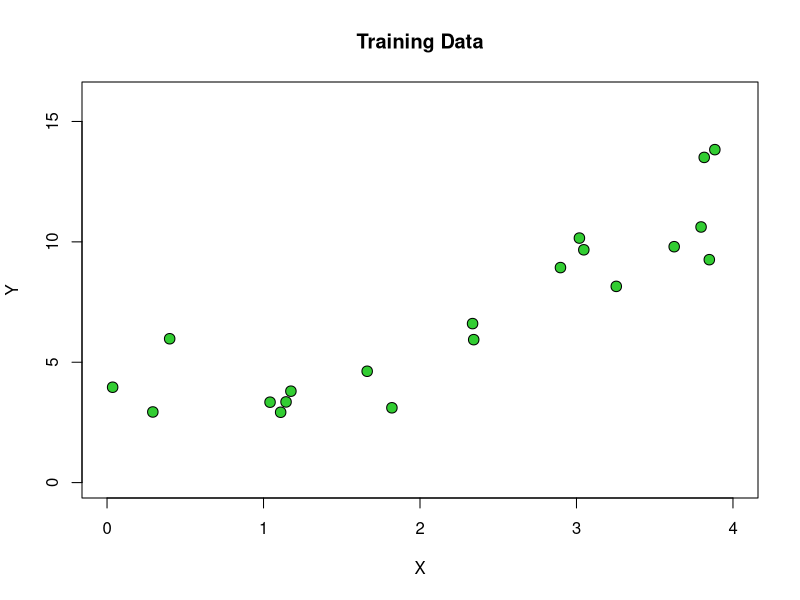
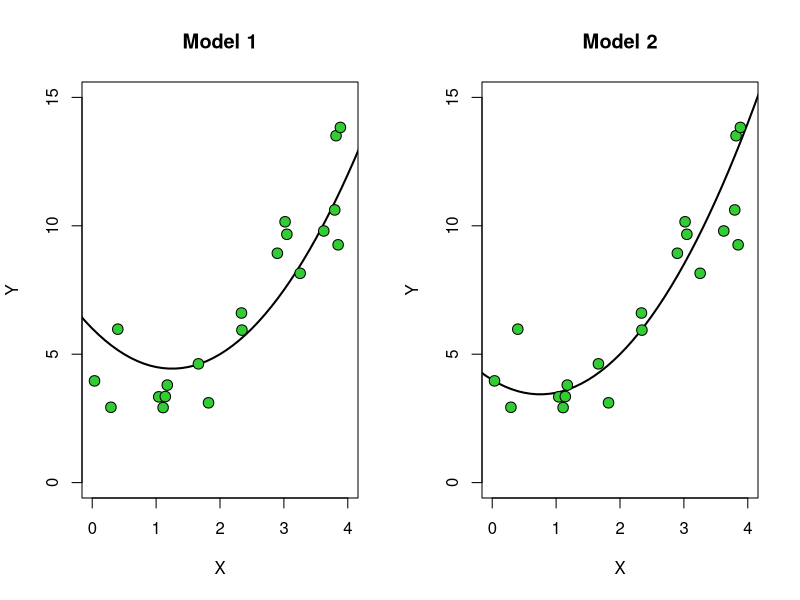
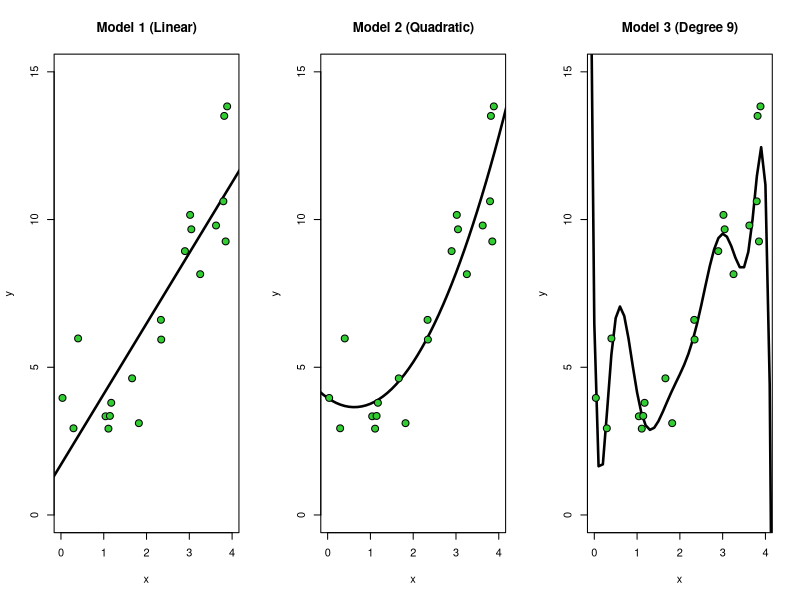
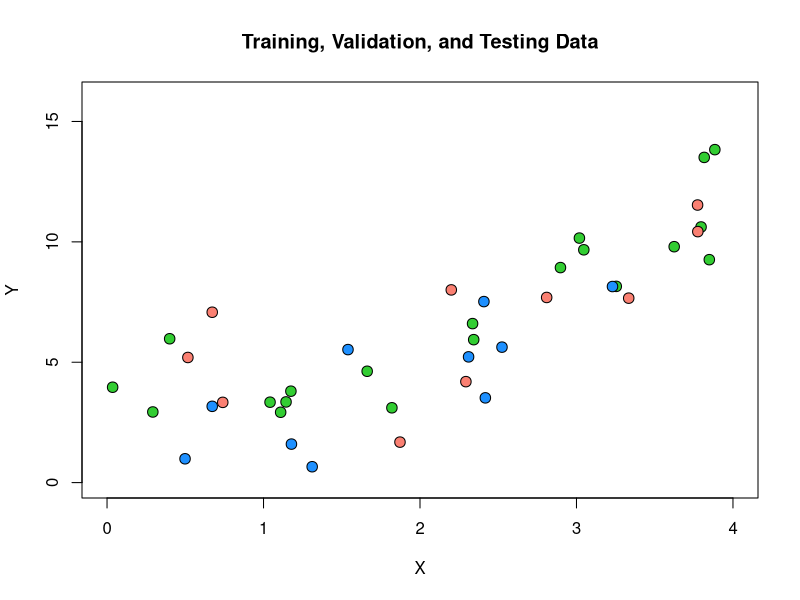
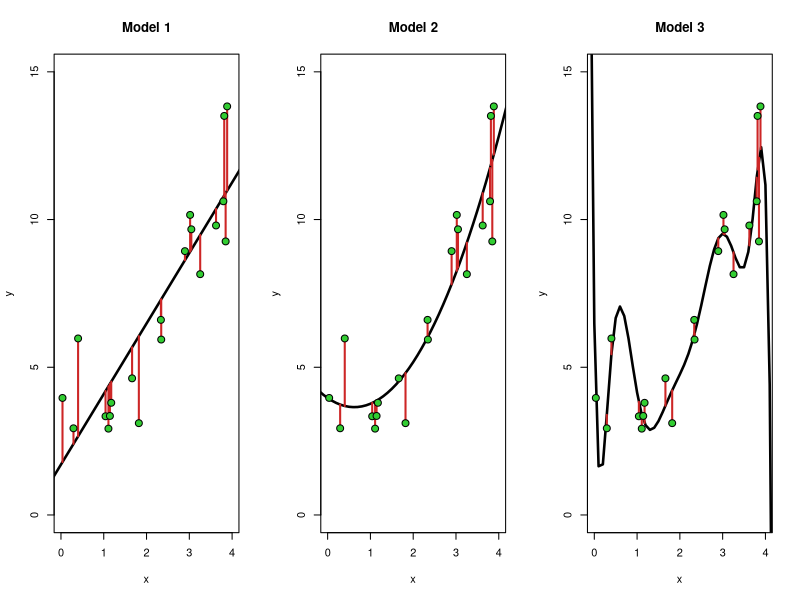
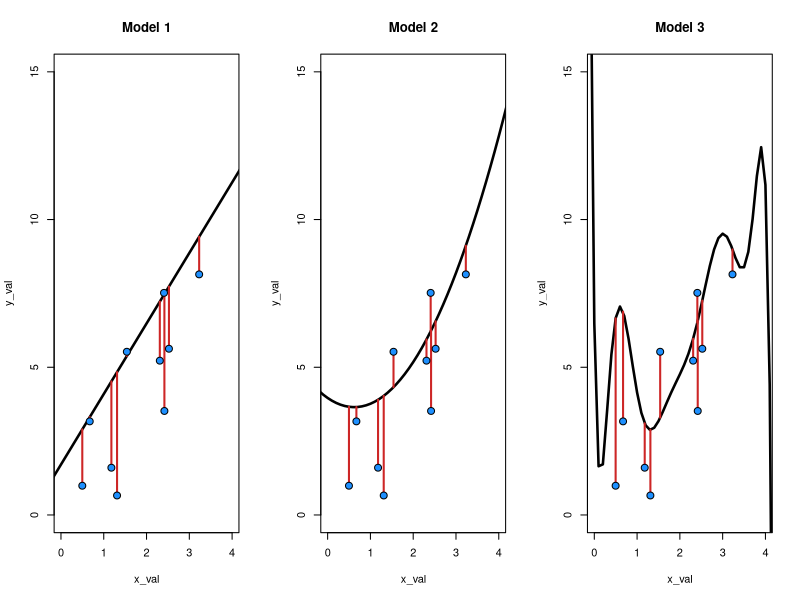
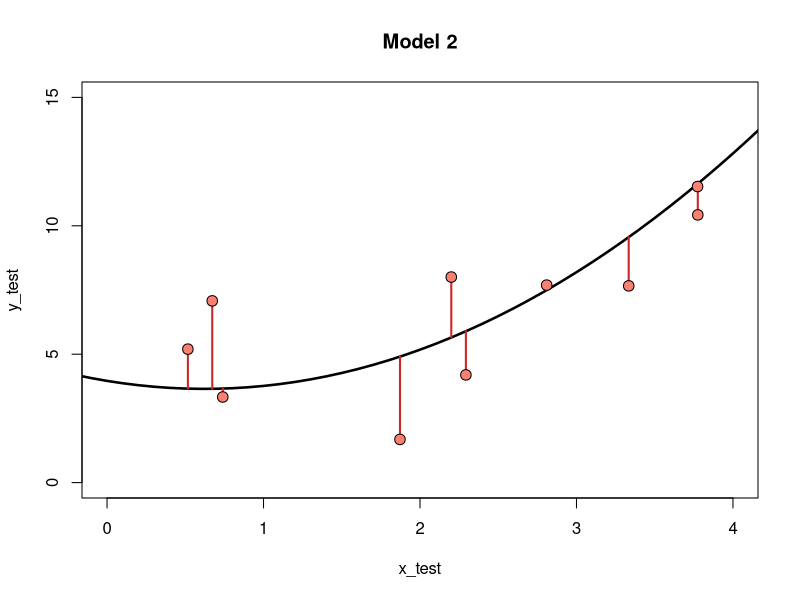

R code for these plots, in order:
## ---- chunk 1
set.seed(4)

n <- 20
x <- runif(n, 0, 4)
y <- 4 - 2 * x + x**2 + rnorm(n, 0, 2)
## ---- chunk 2
plot(y ~ x, pch=21, col="black", bg="limegreen", cex=1.4,
     xlim=c(0,4), ylim=c(0,16), xlab="X", ylab="Y", 
     main="Training Data")
## ---- chunk 3
x_curve <- seq(-1, 5, by=0.1)
y_curve_1 <- 6 - 2.5 * x_curve + x_curve**2
y_curve_2 <- 4 - 1.5 * x_curve + x_curve**2

par(mfrow=c(1,2))

plot(y_curve_1 ~ x_curve, pch=".", xlim=c(0,4), ylim=c(0,15), 
     xlab="X", ylab="Y", main="Model 1")
lines(y_curve_1 ~ x_curve, lwd=2)
points(y ~ x, pch=21, col="black", bg="limegreen", cex=1.4)

plot(y_curve_2 ~ x_curve, pch=".", xlim=c(0,4), ylim=c(0,15), 
     xlab="X", ylab="Y", main="Model 2")
lines(y_curve_2 ~ x_curve, lwd=2)
points(y ~ x, pch=21, col="black", bg="limegreen", cex=1.4)

par(mfrow=c(1,1))
## ---- chunk 4
pred_1 <- 6 - 2.5 * x + x^2
error_1 <- y - pred_1
sse_1 <- sum(error_1^2)
sse_1
## ---- chunk 5
pred_2 <- 4 - 1.5 * x + x^2
error_2 <- y - pred_2
sse_2 <- sum(error_2^2)
sse_2
## ---- chunk 6
pred_opt <- 3.96 - x + 0.8 * x^2
error_opt <- y - pred_opt
sse_opt <- sum(error_opt^2)
sse_opt
## ---- chunk 7
set.seed(4)

n <- 20
x <- runif(n, 0, 4)
y <- 4 - 2 * x + x**2 + rnorm(n, 0, 2)

mod1 <- lm(y ~ x)
mod2 <- lm(y ~ x + I(x^2))
mod3 <- lm(y ~ x + I(x^2) + I(x^3) + I(x^4) + I(x^5) + 
             I(x^6) + I(x^7) + I(x^8) + I(x^9))

fitted1 <- predict(mod1, data.frame(x=x_curve))
fitted2 <- predict(mod2, data.frame(x=x_curve))
fitted3 <- predict(mod3, data.frame(x=x_curve))


par(mfrow=c(1,3))

plot(y ~ x, pch=".", xlim=c(0,4), ylim=c(0,15), 
     main="Model 1 (Linear)")
lines(fitted1 ~ x_curve, col="black", lwd=2.5)
points(y ~ x, pch=21, col="black", bg="limegreen", cex=1.4)

plot(y ~ x, pch=".", xlim=c(0,4), ylim=c(0,15), 
     main="Model 2 (Quadratic)")
lines(fitted2 ~ x_curve, col="black", lwd=2.5)
points(y ~ x, pch=21, col="black", bg="limegreen", cex=1.4)

plot(y ~ x, pch=".", xlim=c(0,4), ylim=c(0,15), 
     main="Model 3 (Degree 9)")
lines(fitted3 ~ x_curve, col="black", lwd=2.5)
points(y ~ x, pch=21, col="black", bg="limegreen", cex=1.4)


par(mfrow=c(1,1))

## ---- chunk 8
x_train <- x
y_train <- y

set.seed(3)
x_val <- runif(10, 0, 4)
y_val <- 4 - 2 * x_val + x_val^2 + rnorm(10, 0, 2)

set.seed(2)
x_test <- runif(10, 0, 4)
y_test <- 4 - 2 * x_test + x_test^2 + rnorm(10, 0, 2)


plot(y ~ x, pch=21, col="black", bg="limegreen", cex=1.4,
     xlim=c(0,4), ylim=c(0,16), xlab="X", ylab="Y", 
     main="Training, Validation, and Testing Data")

points(y_val ~ x_val, pch=21, col="black", bg="dodgerblue", cex=1.4)
points(y_test ~ x_test, pch=21, col="black", bg="salmon", cex=1.4)
## ---- chunk 9
mod1 <- lm(y ~ x)
mod2 <- lm(y ~ x + I(x^2))
mod3 <- lm(y ~ x + I(x^2) + I(x^3) + I(x^4) + I(x^5) + 
             I(x^6) + I(x^7) + I(x^8) + I(x^9))

fitted1 <- predict(mod1, data.frame(x=x_curve))
fitted2 <- predict(mod2, data.frame(x=x_curve))
fitted3 <- predict(mod3, data.frame(x=x_curve))


par(mfrow=c(1,3))

plot(y ~ x, pch=".", xlim=c(0,4), ylim=c(0,15), 
     main="Model 1")
lines(fitted1 ~ x_curve, col="black", lwd=2.5)
segments(x_train, y_train, x_train, mod1$fitted.values, col="firebrick3", lwd=2)
points(y ~ x, pch=21, col="black", bg="limegreen", cex=1.4)



plot(y ~ x, pch=".", xlim=c(0,4), ylim=c(0,15), 
     main="Model 2")
lines(fitted2 ~ x_curve, col="black", lwd=2.5)
segments(x_train, y_train, x_train, mod2$fitted.values, col="firebrick3", lwd=2)
points(y ~ x, pch=21, col="black", bg="limegreen", cex=1.4)

plot(y ~ x, pch=".", xlim=c(0,4), ylim=c(0,15), 
     main="Model 3")
lines(fitted3 ~ x_curve, col="black", lwd=2.5)
segments(x_train, y_train, x_train, mod3$fitted.values, col="firebrick3", lwd=2)
points(y ~ x, pch=21, col="black", bg="limegreen", cex=1.4)


par(mfrow=c(1,1))
## ---- chunk 10
mse1 <- mean(mod1$residuals^2)
mse2 <- mean(mod2$residuals^2)
mse3 <- mean(mod3$residuals^2)

train_mse <- c(mse1, mse2, mse3)
names(train_mse) <- c("Model 1", "Model 2", "Model 3") 
train_mse
## ---- chunk 11


pred_val1 <- predict(mod1, data.frame(x=x_val))
pred_val2 <- predict(mod2, data.frame(x=x_val))
pred_val3 <- predict(mod3, data.frame(x=x_val))


par(mfrow=c(1,3))

plot(y_val ~ x_val, pch=".", xlim=c(0,4), ylim=c(0,15), 
     main="Model 1")
lines(fitted1 ~ x_curve, col="black", lwd=2.5)
segments(x_val, y_val, x_val, pred_val1, col="firebrick3", lwd=2)
points(y_val ~ x_val, pch=21, col="black", bg="dodgerblue", cex=1.4)



plot(y_val ~ x_val, pch=".", xlim=c(0,4), ylim=c(0,15), 
     main="Model 2")
lines(fitted2 ~ x_curve, col="black", lwd=2.5)
segments(x_val, y_val, x_val, pred_val2, col="firebrick3", lwd=2)
points(y_val ~ x_val, pch=21, col="black", bg="dodgerblue", cex=1.4)

plot(y_val ~ x_val, pch=".", xlim=c(0,4), ylim=c(0,15), 
     main="Model 3")
lines(fitted3 ~ x_curve, col="black", lwd=2.5)
segments(x_val, y_val, x_val, pred_val3, col="firebrick3", lwd=2)
points(y_val ~ x_val, pch=21, col="black", bg="dodgerblue", cex=1.4)


par(mfrow=c(1,1))
## ---- chunk 12
mse1 <- mean((y_val - pred_val1)^2 )
mse2 <- mean((y_val - pred_val2)^2 )
mse3 <- mean((y_val - pred_val3)^2 )

val_mse <- c(mse1, mse2, mse3)
names(val_mse) <- c("Model 1", "Model 2", "Model 3") 
val_mse
## ---- chunk 13
pred_test2 <- predict(mod2, data.frame(x=x_test))

plot(y_test ~ x_test, pch=".", xlim=c(0,4), ylim=c(0,15), 
     main="Model 2")
lines(fitted2 ~ x_curve, col="black", lwd=2.5)
segments(x_test, y_test, x_test, pred_test2, col="firebrick3", lwd=2)
points(y_test ~ x_test, pch=21, col="black", bg="salmon", cex=1.4)
## ---- chunk 14
test_mse2 <- mean((y_test - pred_test2)^2 )

cat("Test MSE:", test_mse2)
## ---- chunk 15
test_mse <- c(NA, test_mse2, NA)
rbind(train_mse, val_mse, test_mse)
